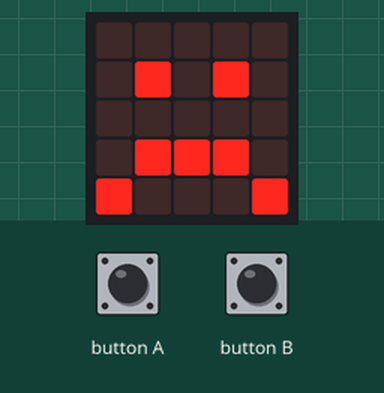
Simulated run of this program. Board: BBC micro:bit running MicroPython. Shown: the board's 5×5 LED display. The inputs (shaded band) are chosen by the test bench.

Above: at 1.2 s.
1.3 s: button B pressed for 0.15 s
At 1.7 s:
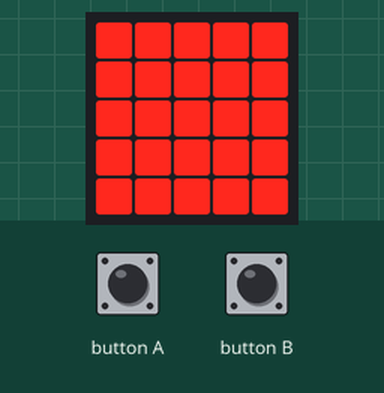
At 2.6 s:
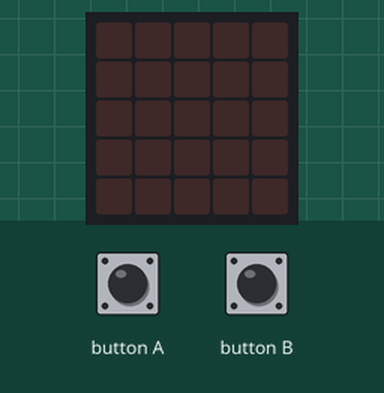
Timing chart, 0 to 4.3 s (numbered marks = the images above; inputs shaded):
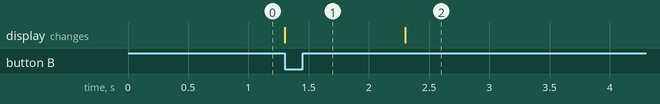

Measured:
- after the input at 1.3 s, the display: changes at once (image 1)

The program:

My_Webkin.py
```python
from microbit import *

while True:
    if (button_a.is_pressed() == True):
        display.show(Image.HAPPY)
        sleep(500)
    elif (button_b.is_pressed() == True):
        display.show(Image("99999:99999:99999:99999:99999"))
        sleep(1000)
        break
    else:
        display.show(Image.SAD)

display.clear()
```
